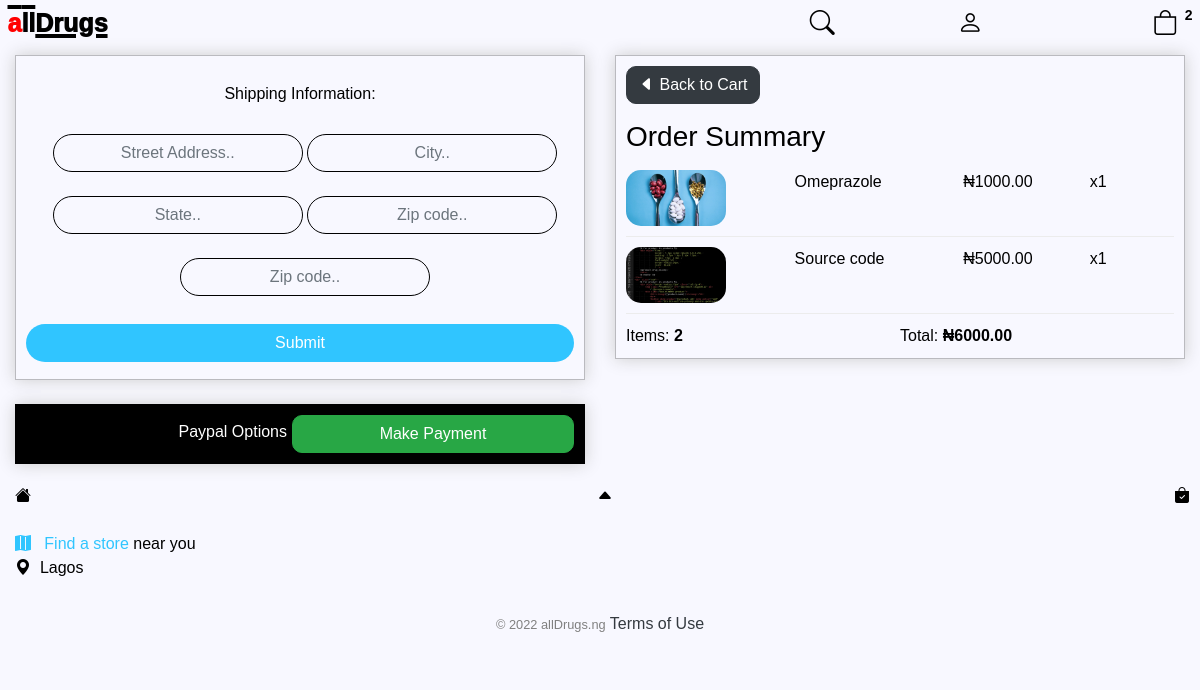
Screenshot of /checkout/ (signed in) with the database file from the repository.
### store/models.py (models this page shows, shortened)
class OrderItem(models.Model):
    product = models.ForeignKey(Product, on_delete=models.SET_NULL, null=True, blank=True)
    order = models.ForeignKey(Order, on_delete=models.SET_NULL, null=True, blank=True)
    quantity = models.IntegerField(default=0,null=True,  blank=True)
    date_added = models.DateTimeField(auto_now_add=True)
    @property
    def get_total(self):
        total = self.product.price * self.quantity
        return total

class Product(models.Model):
    name = models.CharField(max_length=200, null=True,default="drug")
    drug_class = models.ManyToManyField(Category,default="analgesic")
    price = models.DecimalField(default=1000,max_digits=10, decimal_places=2)
    digital = models.BooleanField(default=False,null=True,  blank=False)
    image = models.ImageField(null=True, blank=True, default='sample.png', upload_to='uploads/')
    form = models.CharField (max_length=200,null=True,blank=True,default='Tablet',choices=dosage_form)
    dosage = models.CharField (max_length=200,blank=True,null=True,default="100mg")
    indication = models.TextField (max_length=2000,blank=True, null=True,default="ailment")
    prescription = models.CharField(max_length=1000,blank=True,null=True,default="daily")
    color = ColorField(default='#FF0000',format="hexa", image_field="image")
    views = models.IntegerField(default=0)
    liked = models.ManyToManyField(Customer, default=None, blank= True,  related_name = 'liked')
    @property
    def imageURL(self):
        try:
            url = self.image.url
        except:
            url=''
        return url

class Order(models.Model):
    customer = models.ForeignKey(Customer, on_delete=models.SET_NULL, null=True, blank=True)
    date_ordered = models.DateTimeField(auto_now_add=True)
    complete = models.BooleanField(default=False,null=True,  blank=False)
    transaction_id = models.CharField(max_length=200, null= True)
    @property
    def shipping(self):
        shipping = False
        orderitems = self.orderitem_set.all()
        for i in orderitems:
            if i.product.digital == False:
                shipping = True
        return shipping
    @property
    def get_cart_total(self):
        orderitems = self.orderitem_set.all()
        total = sum([item.get_total for item in orderitems])
        return total
    @property
    def get_cart_items(self):
        orderitems = self.orderitem_set.all()
        total = sum([item.quantity for item in orderitems])
        return total

### store/views.py (the view)
def checkout(request):
	data = cartData(request)
	cartItems = data['cartItems']
	order = data['order']
	items = data['items']
	context = {'items':items, 'order':order, 'cartItems':cartItems}
	return render(request, 'store/checkout.html', context)

### store/utils.py (called while the page is built)
def cartData(request):
	if request.user.is_authenticated:
		customer = request.user.customer
		order, created = Order.objects.get_or_create(customer=customer, complete=False)
		items = order.orderitem_set.all()
		cartItems = order.get_cart_items
	else:
		cookieData = cookieCart(request)
		cartItems = cookieData['cartItems']
		order = cookieData['order']
		items = cookieData['items']
	return {'cartItems':cartItems ,'order':order, 'items':items}

### store/templates/store/checkout.html (shortened to what this page needs)
{% extends "store/main.html" %}
{% load static %}
{% block content %}
<div class="row">
    <div class="col-lg-6">
        <div class="box-element" id="form-wrapper">
            <form class="edit-checkout" align="center"id="form">
                <div id="shipping-info">
                    <p>
                        Shipping Information:
                    </p>
                    <div class="form-field">
                        <input class="form-control" type="text" name="address" placeholder="Street Address.."/>
                    </div>
                    <div class="form-field">
                        <input class="form-control" type="text" name="city" placeholder="City.."/>
                    </div>
                    <div class="form-field">
                        <input class="form-control" type="text" name="state" placeholder="State.."/>
                    </div>
                    <div class="form-field">
                        <input class="form-control" type="text" name="zipcode" placeholder="Zip code.."/>
                    </div>
                    <div class="form-field">
                        <input class="form-control" type="text" name="country" placeholder="Zip code.."/>
                    </div>
                </div>
                <input style="background:#30C5FF;color:white;border:none" id="form-button" class="btn btn-primary btn-block" type="submit" value="Submit"/>
            </form>
        </div>
        <br>
        <div style="background: black; display:flex;color:#fff;" align="right" class="box-element hidden" id="payment-info">
            <div style="flex:1; margin:5px"id="paypal-button-container">Paypal Options</div>
            <button style="flex:1"type="button" class="btn btn-success" id="make-payment">Make Payment</button>
        </div>
    </div>
    <div class="col-lg-6">
        <div class="box-element">
            <a class="btn btn-dark" href="{% url 'cart' %}"><i class="bi bi-caret-left-fill"></i> Back to Cart</a>
            <h3>Order Summary</h3>
            {% for item in items %}
            <div class="cart-row">
                <div style="flex:2">
                    <img class="row-image" src="{{item.product.imageURL}}">
                </div>
                <div style="flex:2">
                    <p>
                        {{item.product.name}}
                    </p>
                </div>
                <div style="flex:1.5">
                    <p>
                        ₦{{item.product.price|floatformat:2}}
                    </p>
                </div>
                <div style="flex:1">
                    <p>
                        x{{item.quantity}}
                    </p>
                </div>
            </div>
            {% endfor %}
            <div style="display:flex">
                        <div style="flex:1;display:flex"class="">
                            <section style="text-align:center">
                                Items:
                            </section>
                            <section>
                                <strong>
                                    &nbsp;{{order.get_cart_items}}
                                </strong>
                            </section>
                        </div>
                        <div style="flex:1;display:flex"class="">
                            <section>
                                Total:
                            </section>
                            <section>
                                <strong>
                                    &nbsp;₦{{order.get_cart_total|floatformat:2}}
                                </strong>
                            </section>
                        </div>
                    </div>
        </div>
    </div>
</div>
{% endblock content %}

### static/css/main.css (style rules this page uses)
body { background-color: #f8f8ff!important; font-weight: 400; font-family:'Choco cooky',reross-quadratic, sans-serif; color: #000; font-style: normal; padding:0px; margin:0px; overflow: scroll; }
h1,h2,h3,h4,h5,h6 { color: #000; }
.box-element { box-shadow: hsl(0, 0%, 80%) 0 0 16px; background-color: #f8f8ff; border: .2px solid rgba(0,0,0,0.25); padding: 10px; width:100%; }
.col-lg-4, .col-lg-6, .col-lg-8, .col-lg-12 { margin-top: 10px; }
.btn { border-radius: 10px; }
.row-image { width: 100px; border-radius: 15px; }
.form-field { width: 250px; display: inline-block; padding: 5px; }
.cart-row { display: flex; align-items: flex-stretch; padding-bottom: 10px; margin-bottom: 10px; border-bottom: 1px solid #ececec; }
.hidden { display: none; }
.edit-checkout input { border:0; background: none; display: block; margin: 7px auto; text-align: center; border: 1.5px solid #000; padding: 7px 7px; width: 250px; outline: none; color: #000; border-radius: 22px; transition: 0.25s; }
.row { width:100%; margin:0px; padding: 0px; }

### static/css/main_dark.css (style rules this page uses)
body { background-color: rgb(37,37,37,1)!important; font-weight: 400; font-family: 'Choco cooky',reross-quadratic, sans-serif; color: white; font-style: normal; margin:0px; padding:0px; }
h1,h2,h3,h4,h5,h6 { color: white; }
.box-element { box-shadow: hsl(0, 0%, 20%) 0 0 16px; background-color: #070700; border-radius: 20px; padding: 10px; }
.col-lg-4, .col-lg-6, .col-lg-8, .col-lg-12 { margin-top: 10px; }
.btn { border-radius: 10px; }
.row-image { width: 100px; border-radius: 15px; }
.form-field { width: 250px; display: inline-block; padding: 5px; }
.cart-row { display: flex; align-items: flex-stretch; padding-bottom: 10px; margin-bottom: 10px; border-bottom: 1px solid #131313; }
.hidden { display: none; }
.row { width:100%; margin:0px; padding: 0px; }

### rows the page displays
OrderItem: product.imageURL (picture), product.name "Omeprazole", product.price "1000.00", quantity "1"
OrderItem: product.imageURL (picture), product.name "Source code", product.price "5000.00", quantity "1"
Order: get_cart_items "2", get_cart_total "6000.00"

### other values shown
{{ cartItems }} "2"
